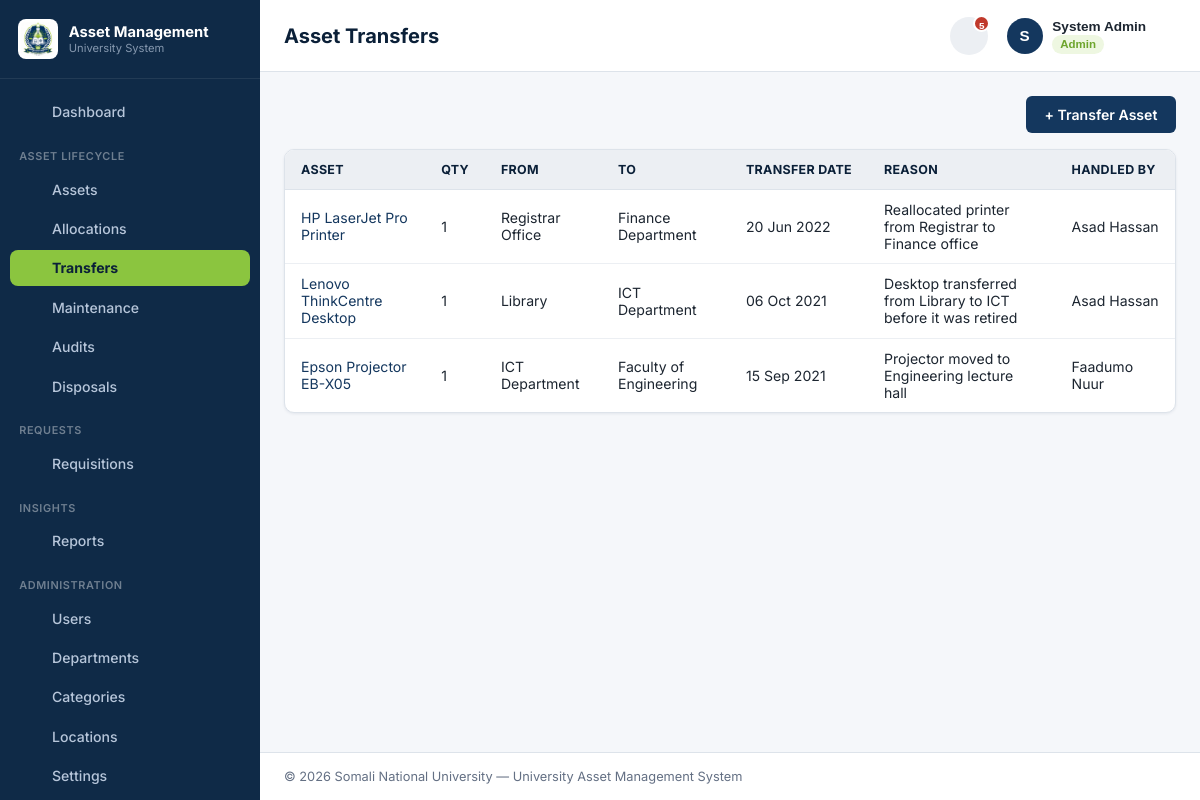
Page /modules/transfers/list.php (signed in) on the committed database.
### tables this page shows
CREATE TABLE asset_transfers (
    transfer_id          INT AUTO_INCREMENT PRIMARY KEY,
    asset_id             INT NOT NULL,
    quantity             INT NOT NULL DEFAULT 1,
    from_department_id   INT NULL,
    to_department_id     INT NOT NULL,
    transfer_date        DATE NOT NULL,
    handled_by           INT NOT NULL,
    reason               VARCHAR(255) NULL,
    created_at           TIMESTAMP NOT NULL DEFAULT CURRENT_TIMESTAMP,
    updated_at           TIMESTAMP NOT NULL DEFAULT CURRENT_TIMESTAMP ON UPDATE CURRENT_TIMESTAMP,
    CONSTRAINT fk_transfers_asset FOREIGN KEY (asset_id) REFERENCES assets(asset_id)
        ON UPDATE CASCADE ON DELETE CASCADE,
    CONSTRAINT fk_transfers_from_dept FOREIGN KEY (from_department_id) REFERENCES departments(department_id)
        ON UPDATE CASCADE ON DELETE SET NULL,
    CONSTRAINT fk_transfers_to_dept FOREIGN KEY (to_department_id) REFERENCES departments(department_id)
        ON UPDATE CASCADE ON DELETE RESTRICT,
    CONSTRAINT fk_transfers_handled_by FOREIGN KEY (handled_by) REFERENCES users(user_id)
        ON UPDATE CASCADE ON DELETE RESTRICT
);

CREATE TABLE assets (
    asset_id         INT AUTO_INCREMENT PRIMARY KEY,
    name             VARCHAR(150) NOT NULL,
    category_id      INT NOT NULL,
    serial_no        VARCHAR(100) NULL,
    location_id      INT NULL,
    department_id    INT NULL COMMENT 'current custodian department',
    purchase_date    DATE NOT NULL,
    purchase_cost    DECIMAL(12,2) NOT NULL COMMENT 'cost per unit',
    quantity         INT NOT NULL DEFAULT 1 COMMENT 'total physical units this record represents',
    warranty_expiry  DATE NULL,
    status           ENUM('active','under_repair','disposed') NOT NULL DEFAULT 'active',
    description      TEXT NULL,
    created_at       TIMESTAMP NOT NULL DEFAULT CURRENT_TIMESTAMP,
    updated_at       TIMESTAMP NOT NULL DEFAULT CURRENT_TIMESTAMP ON UPDATE CURRENT_TIMESTAMP,
    CONSTRAINT fk_assets_category FOREIGN KEY (category_id) REFERENCES categories(category_id)
        ON UPDATE CASCADE ON DELETE RESTRICT,
    CONSTRAINT fk_assets_location FOREIGN KEY (location_id) REFERENCES locations(location_id)
        ON UPDATE CASCADE ON DELETE SET NULL,
    CONSTRAINT fk_assets_department FOREIGN KEY (department_id) REFERENCES departments(department_id)
        ON UPDATE CASCADE ON DELETE SET NULL
);

CREATE TABLE departments (
    department_id    INT AUTO_INCREMENT PRIMARY KEY,
    department_name  VARCHAR(100) NOT NULL,
    head_id           INT NULL,
    location          VARCHAR(150) NULL,
    created_at        TIMESTAMP NOT NULL DEFAULT CURRENT_TIMESTAMP,
    updated_at        TIMESTAMP NOT NULL DEFAULT CURRENT_TIMESTAMP ON UPDATE CURRENT_TIMESTAMP
);

CREATE TABLE users (
    user_id        INT AUTO_INCREMENT PRIMARY KEY,
    name           VARCHAR(100) NOT NULL,
    email          VARCHAR(150) NOT NULL UNIQUE,
    username       VARCHAR(50) NOT NULL UNIQUE,
    profile_picture VARCHAR(255) NULL,
    password       VARCHAR(255) NOT NULL,
    role_id        INT NOT NULL,
    department_id  INT NULL,
    status         ENUM('active','inactive') NOT NULL DEFAULT 'active',
    created_at     TIMESTAMP NOT NULL DEFAULT CURRENT_TIMESTAMP,
    updated_at     TIMESTAMP NOT NULL DEFAULT CURRENT_TIMESTAMP ON UPDATE CURRENT_TIMESTAMP,
    CONSTRAINT fk_users_role FOREIGN KEY (role_id) REFERENCES roles(role_id)
        ON UPDATE CASCADE ON DELETE RESTRICT,
    CONSTRAINT fk_users_department FOREIGN KEY (department_id) REFERENCES departments(department_id)
        ON UPDATE CASCADE ON DELETE SET NULL
);

### includes/auth.php (called while the page is built, shortened)
<?php
function isLoggedIn(): bool
{
    return !empty($_SESSION['user_id']);
}
function hasRole(array $roles): bool
{
    return isLoggedIn() && in_array($_SESSION['role_name'], $roles, true);
}

### modules/transfers/list.php (the view, shortened to what this page needs)
<?php
require_once __DIR__ . '/../../includes/bootstrap.php';
$canEdit = hasRole([ROLE_ADMIN, ROLE_OFFICER]);
$where  = [];
$params = [];
$whereSql = $where ? ('WHERE ' . implode(' AND ', $where)) : '';
$sql = "SELECT t.*, a.name AS asset_name, df.department_name AS from_dept, dt.department_name AS to_dept, u.name AS handled_by_name
        FROM asset_transfers t
        JOIN assets a ON a.asset_id = t.asset_id
        LEFT JOIN departments df ON df.department_id = t.from_department_id
        LEFT JOIN departments dt ON dt.department_id = t.to_department_id
        LEFT JOIN users u ON u.user_id = t.handled_by
        $whereSql
        ORDER BY t.transfer_date DESC";
$stmt = $pdo->prepare($sql);
$stmt->execute($params);
$rows = $stmt->fetchAll();
include __DIR__ . '/../../includes/layout/header.php';
?>
<div class="card-header">
    <?php if ($canEdit): ?>
        <a href="<?= APP_URL ?>/modules/transfers/add.php" class="btn btn-primary">+ Transfer Asset</a>
    <?php endif; ?>
</div>
<div class="table-wrap">
<table id="transfersTable">
    <thead>
        <tr>
            <th data-sort>Asset</th>
            <th data-sort>Qty</th>
            <th data-sort>From</th>
            <th data-sort>To</th>
            <th data-sort>Transfer Date</th>
            <th data-sort>Reason</th>
            <th data-sort>Handled By</th>
        </tr>
    </thead>
    <tbody>
    <?php foreach ($rows as $r): ?>
        <tr>
            <td><a href="<?= APP_URL ?>/modules/assets/view.php?id=<?= (int) $r['asset_id'] ?>"><?= e($r['asset_name']) ?></a></td>
            <td><?= (int) $r['quantity'] ?></td>
            <td><?= e($r['from_dept'] ?? '—') ?></td>
            <td><?= e($r['to_dept'] ?? '—') ?></td>
            <td><?= formatDate($r['transfer_date']) ?></td>
            <td><?= e($r['reason'] ?? '—') ?></td>
            <td><?= e($r['handled_by_name'] ?? '—') ?></td>
        </tr>
    <?php endforeach; ?>
    </tbody>
</table>
</div>
<?php include __DIR__ . '/../../includes/layout/footer.php'; ?>

### static/css/style.css (style rules this page uses)
:root { --color-sidebar-bg: #0f2a47; --color-sidebar-bg-active: #16385e; --color-sidebar-text: #b7c6da; --color-sidebar-text-active: #ffffff; --color-primary: #14375e; --color-primary-dark: #0b2038; --color-primary-light: #e8edf3; --color-accent: #8bc53f; --color-accent-dark: #6ea52d; --color-accent-light: #eef7e1; --color-white: #ffffff; --color-gray-50: #f5f7fa; --color-gray-100: #eceff3; --color-gray-200: #dde3ea; --color-gray-300: #c3ccd6; --color-gray-500: #7c8898; --color-gray-700: #444e5c; --color-text: #1c2530; --color-text-muted: #647084; --color-success: #4c9a2a; --color-success-bg: #eef7e1; --color-warning: #c9861a; --color-warning-bg: #fbf0dd; --color-danger: #c0392b; --color-danger-bg: #fbe9e7; --color-neutral-bg: #eceff3; --radius: 10px; --shadow-sm: 0 1px 3px rgba(15, 42, 71, 0.08); --shadow-md: 0 8px 24px rgba(15, 42, 71, 0.14); --sidebar-width: 260px; }
* { box-sizing: border-box; }
body { margin: 0; font-family: 'Inter', 'Segoe UI', Tahoma, Geneva, Verdana, sans-serif; background: var(--color-gray-50); color: var(--color-text); font-size: 14.5px; }
a { color: var(--color-primary); text-decoration: none; }
.card-header { display: flex; align-items: center; justify-content: space-between; margin-bottom: 1rem; }
.btn { display: inline-flex; align-items: center; justify-content: center; gap: 0.4rem; padding: 0.55rem 1.1rem; border-radius: 6px; border: 1px solid transparent; font-size: 0.88rem; font-weight: 600; cursor: pointer; text-decoration: none; }
.btn-primary { background: var(--color-primary); color: #fff; }
.table-wrap { background: var(--color-white); border: 1px solid var(--color-gray-200); border-radius: var(--radius); overflow-x: auto; box-shadow: var(--shadow-sm); }
table { width: 100%; border-collapse: collapse; font-size: 0.88rem; }
thead th { background: var(--color-gray-100); color: var(--color-primary-dark); text-align: left; padding: 0.75rem 1rem; font-size: 0.78rem; text-transform: uppercase; letter-spacing: 0.3px; border-bottom: 1px solid var(--color-gray-200); cursor: pointer; white-space: nowrap; }
tbody td { padding: 0.7rem 1rem; border-bottom: 1px solid var(--color-gray-100); vertical-align: middle; }
tbody tr:last-child td { border-bottom: none; }

### rows in the picture
asset_transfers: asset.name "HP LaserJet Pro Printer", quantity "1", from_department.department_name "Registrar Office", to_department.department_name "Finance Department", transfer_date "20 Jun 2022", reason "Reallocated printer from Registrar to Finance office", handled_by.name "Asad Hassan"
asset_transfers: asset.name "Lenovo ThinkCentre Desktop", quantity "1", from_department.department_name "Library", to_department.department_name "ICT Department", transfer_date "06 Oct 2021", reason "Desktop transferred from Library to ICT before it was retired", handled_by.name "Asad Hassan"
asset_transfers: asset.name "Epson Projector EB-X05", quantity "1", from_department.department_name "ICT Department", to_department.department_name "Faculty of Engineering", transfer_date "15 Sep 2021", reason "Projector moved to Engineering lecture hall", handled_by.name "Faadumo Nuur"

### other values in the picture
t('brand.title') "Asset Management"
t('brand.subtitle') "University System"
$label "Dashboard Assets Allocations Transfers Maintenance Audits Disposals Requisitions Reports Users Departments Categories Locations Settings"
t('nav.section.assets') "ASSET LIFECYCLE"
t('nav.section.requests') "REQUESTS"
t('nav.section.insights') "INSIGHTS"
t('nav.section.admin') "ADMINISTRATION"
$pageTitle "Asset Transfers"
$bellTotal "5"
mb_strtoupper(mb_substr($user['name'] ?? 'A', 0, 1)) "S"
$user['name'] "System Admin"
$user['role_name'] "Admin"
$uniName "Somali National University"
t('footer.system_name') "University Asset Management System"
